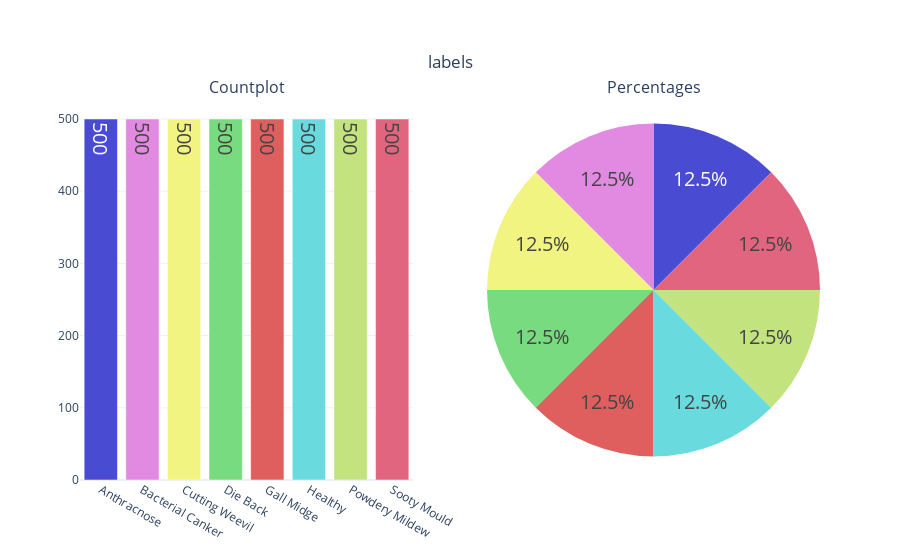

This figure's notebook cell:
### Code cell
def cat_summary_with_graph(dataframe, col_name):
    fig = make_subplots(rows=1, cols=2,
                        subplot_titles=('Countplot', 'Percentages'),
                        specs=[[{"type": "bar"}, {'type': 'pie'}]])

    fig.add_trace(go.Bar(y=dataframe[col_name].value_counts().values.tolist(),
                         x=[str(i) for i in dataframe[col_name].value_counts().index],
                         text=dataframe[col_name].value_counts().values.tolist(),
                         textfont=dict(size=20),
                         name=col_name,
                         textposition='auto',
                         showlegend=False,
                         marker=dict(color=colors)),
                  row=1, col=1)

    fig.add_trace(go.Pie(labels=dataframe[col_name].value_counts().keys(),
                         values=dataframe[col_name].value_counts().values,
                         textfont=dict(size=20),
                         textposition='auto',
                         showlegend=False,
                         name=col_name,
                         marker=dict(colors=colors)),
                  row=1, col=2)

    fig.update_layout(title={'text': col_name,
                             'y': 0.9,
                             'x': 0.5,
                             'xanchor': 'center',
                             'yanchor': 'top'},
                      template='plotly_white')

    iplot(fig)
    
    
colors = ['#494BD3', '#E28AE2', '#F1F481', '#79DB80', '#DF5F5F',
              '#69DADE', '#C2E37D', '#E26580', '#D39F49', '#B96FE3']

cat_summary_with_graph(df,'labels')

### Figure 1 — Plotly figure (JSON) as saved in the notebook; plotly's stock layout.template omitted (floating-point values rounded to 4 significant figures)
{"data": [{"marker": {"color": ["#494BD3", "#E28AE2", "#F1F481", "#79DB80", "#DF5F5F", "#69DADE", "#C2E37D", "#E26580", "#D39F49", "#B96FE3"]}, "name": "labels", "showlegend": false, "text": ["500", "500", "500", "500", "500", "500", "500", "500"], "textfont": {"size": 20}, "textposition": "auto", "type": "bar", "x": ["Anthracnose", "Bacterial Canker", "Cutting Weevil", "Die Back", "Gall Midge", "Healthy", "Powdery Mildew", "Sooty Mould"], "xaxis": "x", "y": [500, 500, 500, 500, 500, 500, 500, 500], "yaxis": "y"}, {"domain": {"x": [0.55, 1], "y": [0, 1]}, "labels": ["Anthracnose", "Bacterial Canker", "Cutting Weevil", "Die Back", "Gall Midge", "Healthy", "Powdery Mildew", "Sooty Mould"], "marker": {"colors": ["#494BD3", "#E28AE2", "#F1F481", "#79DB80", "#DF5F5F", "#69DADE", "#C2E37D", "#E26580", "#D39F49", "#B96FE3"]}, "name": "labels", "showlegend": false, "textfont": {"size": 20}, "textposition": "auto", "type": "pie", "values": [500, 500, 500, 500, 500, 500, 500, 500]}], "layout": {"annotations": [{"font": {"size": 16}, "showarrow": false, "text": "Countplot", "x": 0.225, "xanchor": "center", "xref": "paper", "y": 1, "yanchor": "bottom", "yref": "paper"}, {"font": {"size": 16}, "showarrow": false, "text": "Percentages", "x": 0.775, "xanchor": "center", "xref": "paper", "y": 1, "yanchor": "bottom", "yref": "paper"}], "title": {"text": "labels", "x": 0.5, "xanchor": "center", "y": 0.9, "yanchor": "top"}, "xaxis": {"anchor": "y", "domain": [0, 0.45]}, "yaxis": {"anchor": "x", "domain": [0, 1]}}}
